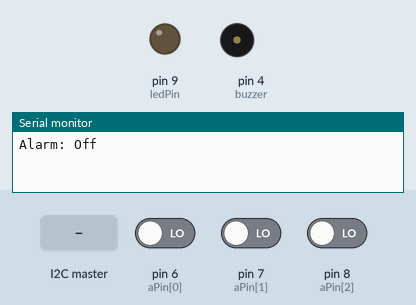
Simulated run of this sketch. Board: Arduino Uno, built for the host (arithmetic inside an expression is 32-bit, double 64-bit). On the bench: output pins drawn as LEDs (lit = HIGH), buzzer (waves = sounding), the last lines printed to the serial monitor. The inputs (shaded band) are chosen by the test bench; at power-on: pin 6 (aPin[0]) LOW, pin 7 (aPin[1]) LOW, pin 8 (aPin[2]) LOW.

Above: at 4.2 s.
4.3 s: the I2C master sends "H"
At 5.2 s:
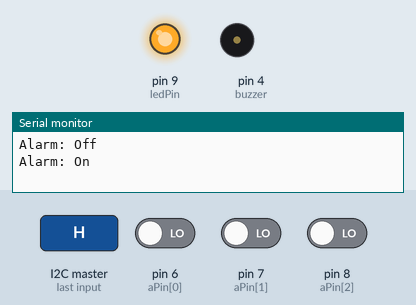
6.2 s: pin 6 (aPin[0]) driven HIGH
At 6.45 s:
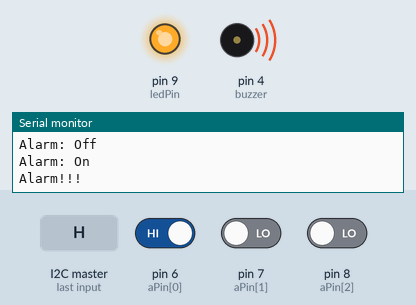
9.2 s: the I2C master sends "L"
At 9.6 s:
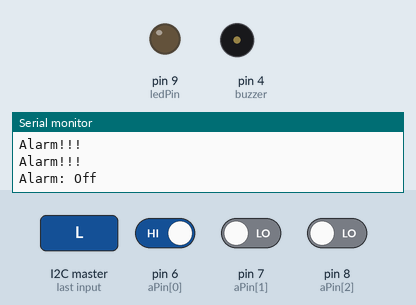
Timing chart, 0 to 12.2 s (numbered marks = the images above; inputs shaded):
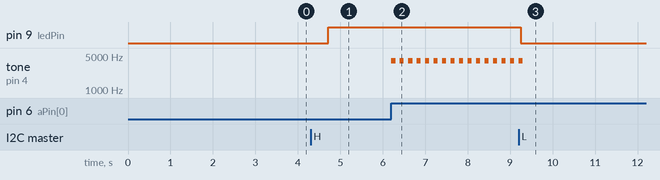

The sketch:

ALARMTEST.ino
```cpp
#include <Wire.h>

byte bState;
int buttonPin = 2;
int aPin[3]={6,7,8};
int pirSensor = 3;
int count;
int countL;
int buzzer = 4;
int ledPin = 9;

boolean pirOn;
boolean buttonOff;
boolean on;
boolean bFlag;
boolean aOn;
boolean aOff;
boolean alarm;
boolean stopFlag;
const byte slaveId = 1;
byte state = 0;


void setup() {

  delay(3000);
  Serial.begin(9600);
  pinMode(buttonPin, INPUT);
 // attachInterrupt(digitalPinToInterrupt(buttonPin), stopAlarm, CHANGE);
  pinMode(aPin[0], INPUT);
  pinMode(aPin[1], INPUT);
  pinMode(aPin[2], INPUT);
  pinMode(ledPin, OUTPUT);
  pinMode(pirSensor, INPUT);
  bFlag = true;
  aOn = true;
  aOff = true;
  alarm = false;
  stopFlag = true;
  buttonOff = false;
  Wire.onRequest(requestEvent);
  Wire.onReceive(receiveEvent);
  Wire.begin(slaveId);
}


void loop() {


  if(aOff){
    aOff = false;
    Serial.println("Alarm: Off");
    aOn = true;
  }

  while(on && stopFlag){
   alarmLoop();
  }
 }

/*
void stopAlarm(){
  //Serial.println("Interrupt");
  alarm = false;
  on = false;
  buttonOff = true;
  digitalWrite(ledPin, LOW);
}
*/


void hallState(){
  for(int i=0;i<3;i++){
  if(digitalRead(aPin[i]) == HIGH){
    alarm = true;
  }
 }
}

void pirState (){

  if (digitalRead(pirSensor) == HIGH) {
      alarm = true;
  }
}


/*int bMode() {

  bState = digitalRead(buttonPin);
  bState = bState^1;
  if (bState == 1 && bFlag == true) {
    count++;
    if (count >= 2) {
      count = 0;
    }
    bFlag = false;
  }
  else if (bState == 0 && bFlag == false) {
    bFlag = true;
  }
  if(buttonOff == true){
    buttonOff = false;
    return 0;
  }else{
     return count;
  }
}
*/


void alarmLoop(){


    if(aOn){
      aOn = false;
      Serial.println("Alarm: On");
      aOff = true;
    }

     countL++;
     if(countL == 20000){
      countL = 0;
      state = state^1;
      digitalWrite(ledPin, state);
      }

    hallState();
    if(pirOn == true){
    pirState();
    }

    if(alarm){
      Serial.println("Alarm!!!");
      digitalWrite(ledPin, HIGH);
      tone(buzzer, 4000,100);
      noTone;
      delay(200);
      tone(buzzer, 4000,100);
      noTone;
      delay(200);

  stopFlag = true;
    }
  }

void requestEvent(){
  if(alarm){
    Wire.print('1');
    }else{
    Wire.print('0');
    }
  }


void receiveEvent(int howMany){
    char inChar;
    while(Wire.available() > 0){
      inChar = Wire.read();
      if (inChar == 'H'){
        on = true;
      //  buttonOff = false;
        }
       if(inChar == 'L'){
        on = false;
        alarm = false;
       //  buttonOff = true;
         pirOn = false;
        digitalWrite(ledPin, LOW);
        }
        if(inChar == 'X'){
         pirOn = true;
        }
        if(inChar == 'Y'){
         pirOn = false;
        }

   }
}
```

Measured:
- after the input at 4.3 s, pin 9 (ledPin): LOW → HIGH after 0.41 s
- after the input at 6.2 s, pin 9 (ledPin): stays HIGH (without the input it goes to LOW after 1.5 s); tone on pin 4 (buzzer): alternates 4000 Hz for 0.10 s and silent for 0.10 s, starting at once
- after the input at 9.2 s, pin 9 (ledPin): HIGH → LOW after 0.05 s; tone on pin 4 (buzzer): goes on until 9.3 s, then stays silent
